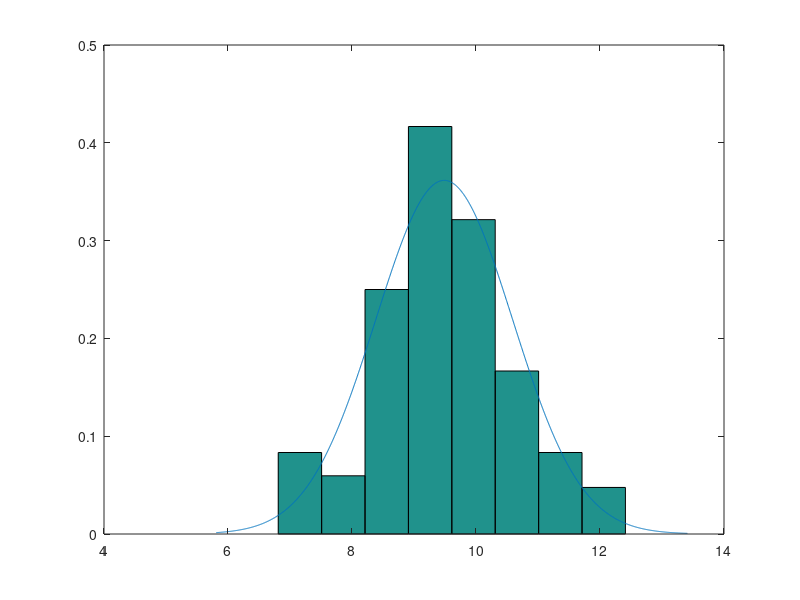
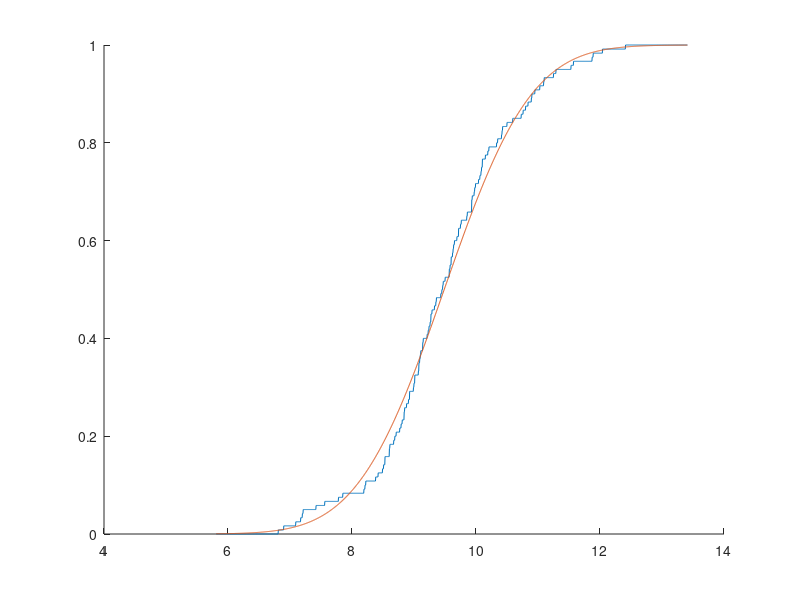

The MATLAB script that drew these images, in order:
X = [11.89,9.60,9.29,10.06,9.50,8.93,9.58,6.81,8.69,9.62,9.01,10.59,10.50,11.53,9.94,8.84,8.91,6.90,9.76,7.09,11.29,11.25,10.84,10.76,7.42,8.49,10.10,8.79,11.87,8.77,9.43,12.41,9.75,8.53,9.72,9.45,7.20,9.23,8.93,9.15,10.19,9.57,11.09,9.97,8.81,10.73,9.57,8.53,9.21,10.08,9.10,11.03,10.10,9.47,9.72,9.60,8.21,7.78,10.21,8.99,9.14,8.60,9.14,10.95,9.33,9.98,9.09,10.35,8.61,9.35,10.04,7.85,9.64,9.99,9.65,10.89,9.08,8.60,7.56,9.27,10.33,10.09,8.51,9.86,9.24,9.63,8.67,8.85,11.57,9.85,9.27,9.69,10.90,8.84,11.10,8.19,9.26,9.93,10.15,8.42,9.36,9.93,9.11,9.07,7.21,8.22,9.08,8.88,8.71,9.93,12.04,10.41,10.80,7.17,9.00,9.46,10.42,10.43,8.38,9.01]

max_m = max(X);
min_m = min(X);

R = max_m - min_m;

MX = mean(X);
DX = var(X);

sigma = std(X);

m = floor(log2(length(X))) + 2;
delta = R / m;                  

x = (min_m - 1):(sigma / 250):(max_m + 1);
y1 = normpdf(x, MX, sigma);

hist(X, m, 1 / delta);
hold on;
plot(x, y1);

figure;
hold on;
y2 = empirical_cdf(x, X);
y3 = normcdf(x, MX, sigma);
plot(x, y2);
plot(x, y3);